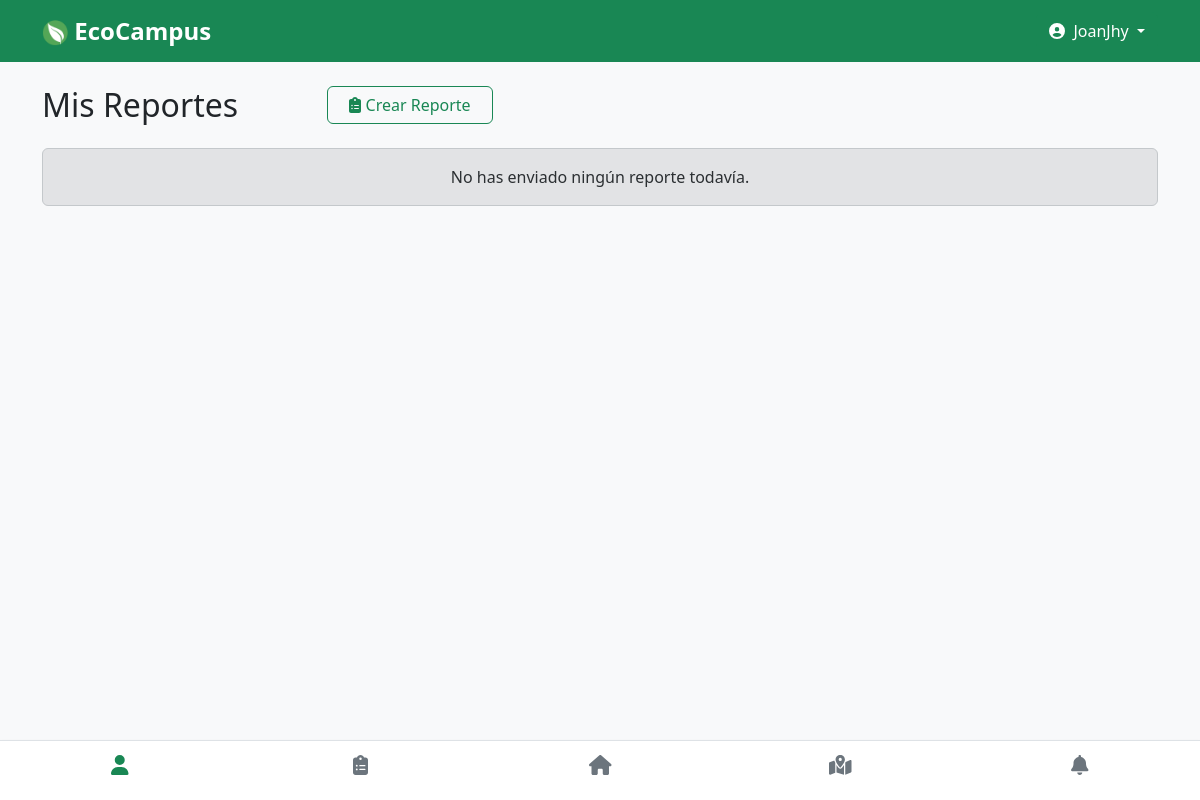
The page /perfil/reportes (signed in) on the database as committed earlier.
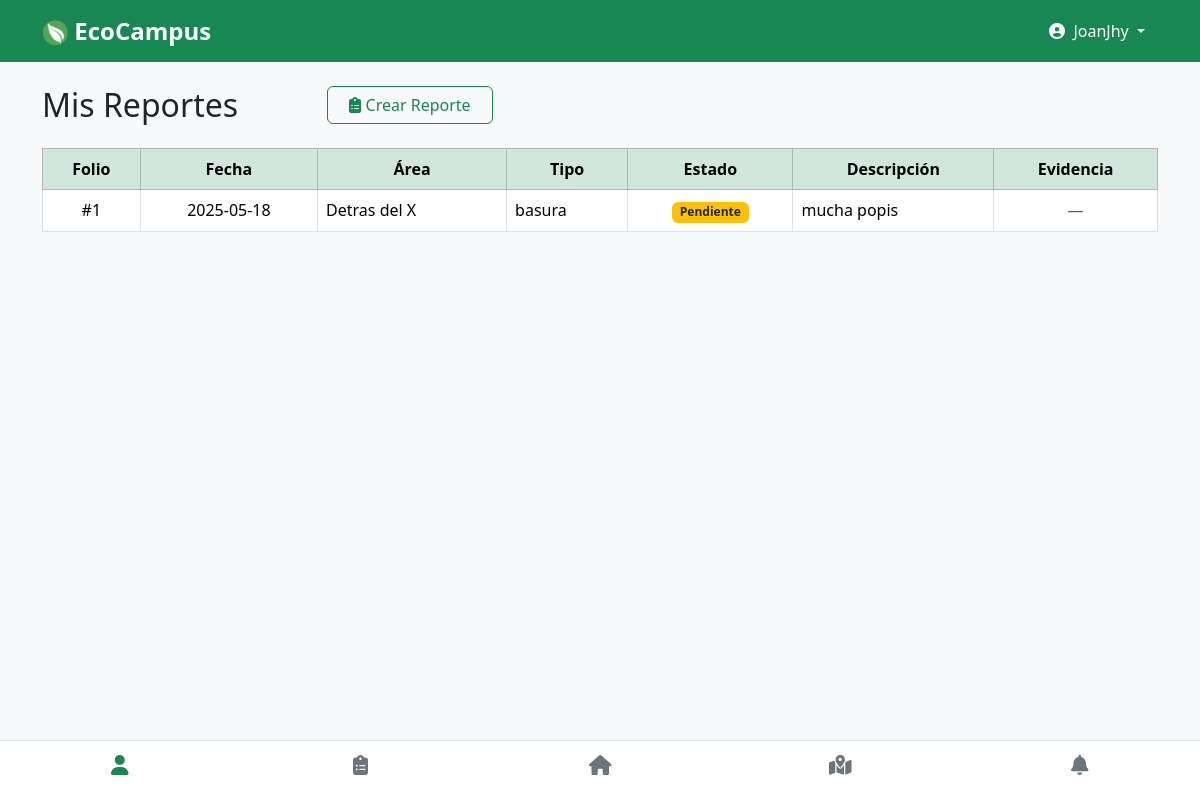
The same page on the database as committed later.
### backend/models.py (models this page shows)
class Reporte(db.Model):
    id = db.Column(db.Integer, primary_key=True)
    area = db.Column(db.String(100), nullable=False)
    tipo = db.Column(db.String(100), nullable=False)
    descripcion = db.Column(db.String(200), nullable=False)
    comentario = db.Column(db.String(200))
    evidencia = db.Column(db.String(200))  # Ruta del archivo
    fecha = db.Column(db.String(10), nullable=False)
    estado = db.Column(db.String(20), default='pendiente')
    usuario_id = db.Column(db.Integer, db.ForeignKey('usuario.id'), nullable=False)

### backend/routes.py (the view)
    @app.route('/perfil/reportes')
    def perfil_reportes():
        if 'usuario_id' not in session:
            return redirect(url_for('login'))
        reportes = Reporte.query.filter_by(usuario_id=session['usuario_id']).all()
        return render_template('perfil_reportes.html', reportes=reportes)

### frontend/templates/perfil_reportes.html (shortened to what this page needs)
{% extends 'layout.html' %}
{% block content %}
<div class="row mt-4">
    <div class="col-sm-3">
  <h2 class="mb-4">Mis Reportes</h2>
  </div>
    <div class="col-sm-2">
        <a href="{{ url_for('reportes') }}" class="btn btn-outline-success w-100">
        <i class="fas fa-clipboard-list"></i> Crear Reporte
        </a>
    </div>
</div>
{% if reportes %}
  <div class="table-responsive">
    <table class="table table-bordered align-middle">
      <thead class="table-success text-center">
        <tr>
          <th>Folio</th>
          <th>Fecha</th>
          <th>Área</th>
          <th>Tipo</th>
          <th>Estado</th>
          <th>Descripción</th>
          <th>Evidencia</th>
        </tr>
      </thead>
      <tbody>
        {% for r in reportes %}
        <tr>
          <td class="text-center">#{{ r.id }}</td>
          <td class="text-center">{{ r.fecha }}</td>
          <td>{{ r.area }}</td>
          <td>{{ r.tipo }}</td>
          <td class="text-center">
            {% if r.estado == 'pendiente' %}
              <span class="badge bg-warning text-dark">Pendiente</span>
            {% elif r.estado == 'en proceso' %}
              <span class="badge bg-info text-dark">En Proceso</span>
            {% elif r.estado == 'resuelto' %}
              <span class="badge bg-success">Concluido</span>
            {% endif %}
          </td>
          <td>{{ r.descripcion }}</td>
          <td class="text-center">
            {% if r.evidencia %}
              <a href="{{ url_for('static', filename=r.evidencia) }}" target="_blank">
                <i class="fas fa-image"></i> Ver
              </a>
            {% else %}
              <span class="text-muted">—</span>
            {% endif %}
          </td>
        </tr>
        {% endfor %}
      </tbody>
    </table>
  </div>
{% else %}
  <div class="alert alert-secondary text-center">
    No has enviado ningún reporte todavía.
  </div>
{% endif %}
{% endblock %}

### frontend/templates/layout.html (shortened to what this page needs)
<!DOCTYPE html>
<html lang="es">
    <head>
        <link rel="stylesheet" href="{{ url_for('static', filename='css/bootstrap.min.css') }}">
        <link rel="stylesheet" href="{{ url_for('static', filename='css/all.min.css') }}">
        <link rel="stylesheet" href="{{ url_for('static', filename='css/main.css') }}">
    </head>
    <body class="bg-light">
        <nav class="navbar navbar-expand-lg navbar-dark bg-success mb-4">
            <div class="container">
                <a class="navbar-brand" href="{{ url_for('menu') if session.get('usuario_id') else url_for('inicio') }}" style="align-items: center; justify-content: center; top: 50%;">
                <img src="{{ url_for('static', filename='img/favicon.ico')}}" alt="EcoCampus" style="height: 26px;">
                EcoCampus
                </a>
                {% if session.get('usuario_id') %}
                <div class="dropdown ms-auto">
                    <button class="btn btn-success dropdown-toggle" type="button" id="usuarioDropdown" data-bs-toggle="dropdown" aria-expanded="false">
                        <i class="fas fa-user-circle me-1"></i> {{ session['usuario_nombre'] }}
                    </button>
                </div>
                {% endif %}
            </div>
        </nav>
        <div class="container">
            {% block content %}{% endblock %}
        </div>
        {% if session.get('usuario_id') and request.path in [url_for('perfil'), url_for('reportes'), url_for('mapa'), url_for('perfil_reportes'), url_for('perfil_actividades')] %}
        <footer class="footer fixed-bottom bg-white border-top shadow-sm">
            <div class="container-fluid">
                <div class="row text-center">
                <div class="col">
                    <a href="{{ url_for('perfil') }}" class="nav-icon {% if request.path in [url_for('perfil'), url_for('perfil_reportes'), url_for('perfil_actividades')] %}active{% endif %}">
                    <i class="fas fa-user fa-lg"></i>
                    </a>
                </div>
                <div class="col">
                    <a href="{{ url_for('reportes') }}" class="nav-icon {% if request.path == url_for('reportes') %}active{% endif %}">
                    <i class="fas fa-clipboard-list fa-lg"></i>
                    </a>
                </div>
                <div class="col">
                    <a href="{{ url_for('menu') }}" class="nav-icon">
                    <i class="fas fa-home fa-lg"></i>
                    </a>
                </div>
                <div class="col">
                    <a href="{{ url_for('mapa') }}" class="nav-icon {% if request.path == url_for('mapa') %}active{% endif %}">
                    <i class="fas fa-map-marked-alt fa-lg"></i>
                    </a>
                </div>
                <div class="col">
                    <a href="{{ url_for('notificaciones') }}" class="nav-icon {% if request.path == url_for('notificaciones') %}active{% endif %}">
                    <i class="fas fa-bell fa-lg"></i>
                    </a>
                </div>
                </div>
            </div>
        </footer>
        {% endif %}
    </body>
</html>

### frontend/static/css/main.css (style rules this page uses)
body { font-family: 'Segoe UI', Tahoma, Geneva, Verdana, sans-serif; }
.navbar-brand { font-weight: bold; font-size: 1.5rem; }
.footer { height: 60px; z-index: 1030; }
.nav-icon { display: inline-block; color: #6c757d; padding: 12px 0; width: 100%; text-decoration: none; }
.nav-icon.active { color: #198754; font-weight: bold; }

Rows that differ between the two databases and show on the page:
added Reporte: id "1", fecha "2025-05-18", area "Detras del X", tipo "basura", estado "Pendiente", descripcion "mucha popis"
Other text that changed with them:
text no longer shown: "No has enviado ningún reporte todavía."
text now shown: "Folio Fecha Área Tipo Estado Descripción Evidencia"
